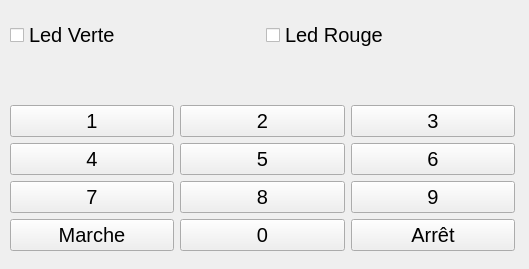
<?xml version="1.0" encoding="UTF-8"?>
<ui version="4.0">
 <class>Clavier</class>
 <widget class="QWidget" name="Clavier">
  <property name="geometry">
   <rect>
    <x>0</x>
    <y>0</y>
    <width>529</width>
    <height>269</height>
   </rect>
  </property>
  <property name="font">
   <font>
    <pointsize>15</pointsize>
   </font>
  </property>
  <property name="windowTitle">
   <string>Clavier</string>
  </property>
  <widget class="QWidget" name="verticalLayoutWidget">
   <property name="geometry">
    <rect>
     <x>10</x>
     <y>20</y>
     <width>505</width>
     <height>231</height>
    </rect>
   </property>
   <layout class="QVBoxLayout" name="verticalLayout">
    <item>
     <layout class="QHBoxLayout" name="horizontalLayout">
      <item>
       <widget class="QCheckBox" name="checkBox_LedVerte">
        <property name="text">
         <string>Led Verte</string>
        </property>
       </widget>
      </item>
      <item>
       <widget class="QCheckBox" name="checkBox_LedRouge">
        <property name="text">
         <string>Led Rouge</string>
        </property>
       </widget>
      </item>
     </layout>
    </item>
    <item>
     <spacer name="verticalSpacer">
      <property name="orientation">
       <enum>Qt::Vertical</enum>
      </property>
      <property name="sizeHint" stdset="0">
       <size>
        <width>20</width>
        <height>40</height>
       </size>
      </property>
     </spacer>
    </item>
    <item>
     <layout class="QGridLayout" name="gridLayout">
      <item row="2" column="1">
       <widget class="QPushButton" name="pushButton_8">
        <property name="text">
         <string>8</string>
        </property>
       </widget>
      </item>
      <item row="2" column="2">
       <widget class="QPushButton" name="pushButton_9">
        <property name="text">
         <string>9</string>
        </property>
       </widget>
      </item>
      <item row="1" column="1">
       <widget class="QPushButton" name="pushButton_5">
        <property name="text">
         <string>5</string>
        </property>
       </widget>
      </item>
      <item row="2" column="0">
       <widget class="QPushButton" name="pushButton_7">
        <property name="text">
         <string>7</string>
        </property>
       </widget>
      </item>
      <item row="0" column="0">
       <widget class="QPushButton" name="pushButton_1">
        <property name="font">
         <font>
          <pointsize>15</pointsize>
         </font>
        </property>
        <property name="text">
         <string>1</string>
        </property>
       </widget>
      </item>
      <item row="0" column="1">
       <widget class="QPushButton" name="pushButton_2">
        <property name="text">
         <string>2</string>
        </property>
       </widget>
      </item>
      <item row="0" column="2">
       <widget class="QPushButton" name="pushButton_3">
        <property name="text">
         <string>3</string>
        </property>
       </widget>
      </item>
      <item row="1" column="2">
       <widget class="QPushButton" name="pushButton_6">
        <property name="text">
         <string>6</string>
        </property>
       </widget>
      </item>
      <item row="1" column="0">
       <widget class="QPushButton" name="pushButton_4">
        <property name="text">
         <string>4</string>
        </property>
       </widget>
      </item>
      <item row="3" column="0">
       <widget class="QPushButton" name="pushButton_Marche">
        <property name="text">
         <string>Marche</string>
        </property>
       </widget>
      </item>
      <item row="3" column="1">
       <widget class="QPushButton" name="pushButton_0">
        <property name="text">
         <string>0</string>
        </property>
       </widget>
      </item>
      <item row="3" column="2">
       <widget class="QPushButton" name="pushButton_arret">
        <property name="text">
         <string>Arrêt</string>
        </property>
       </widget>
      </item>
     </layout>
    </item>
   </layout>
  </widget>
 </widget>
 <resources/>
 <connections/>
</ui>
